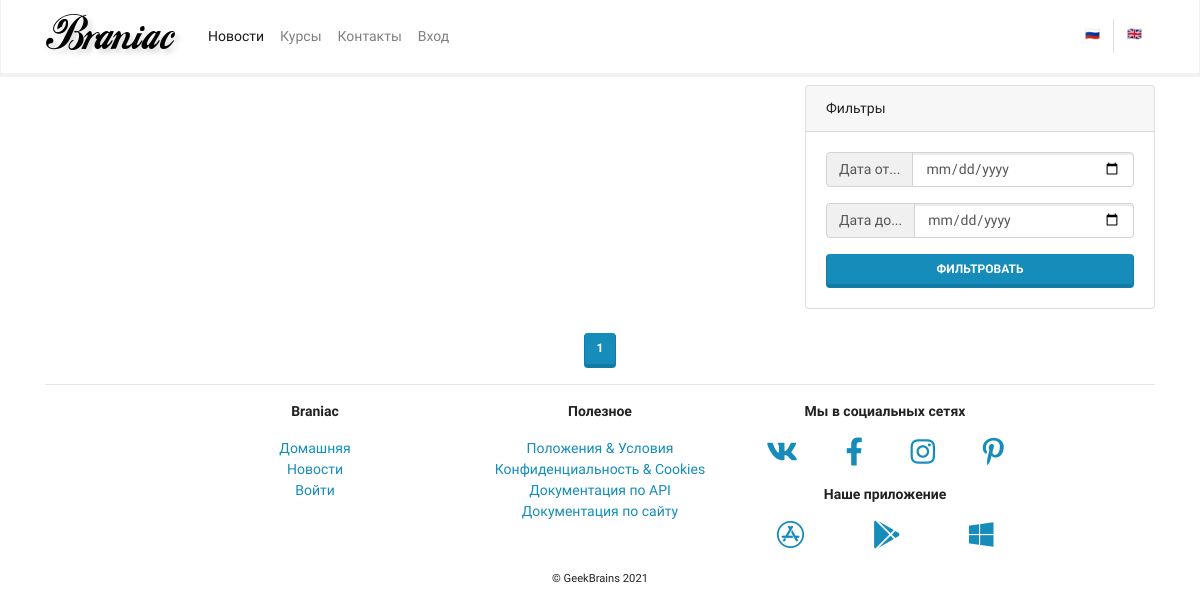
Page /mainapp/news/ on the earlier database version.
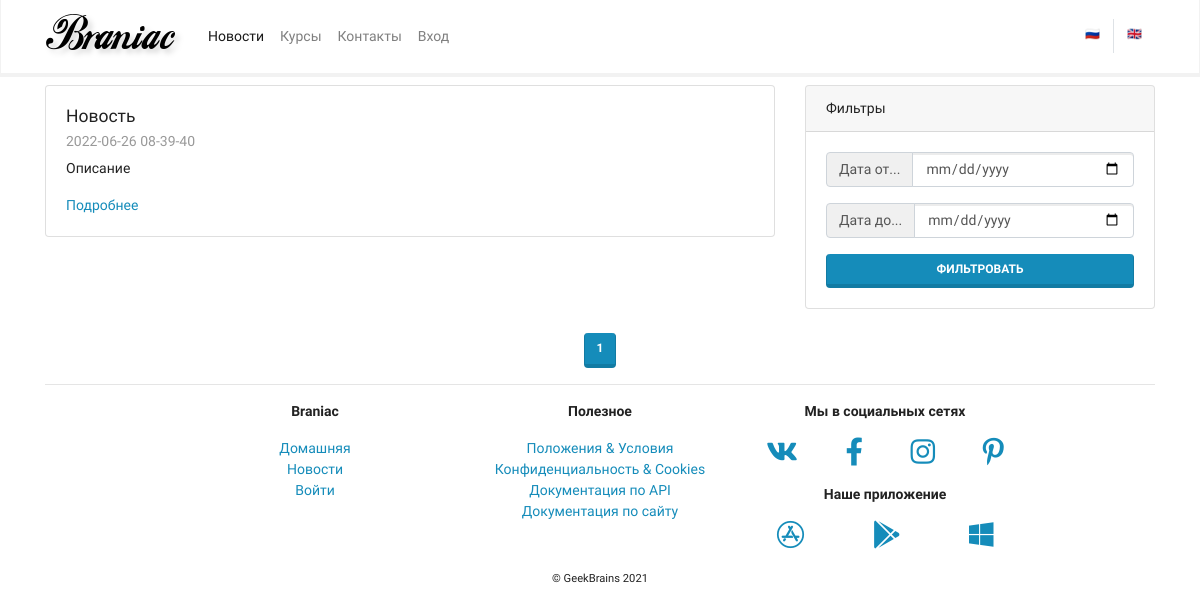
Same page on the later database version.
### mainapp/models.py (models this page shows, shortened)
class BaseModel(models.Model):
    created_at = models.DateTimeField(verbose_name='Дата создания',
                                      auto_now_add=True, editable=False)
    updated_at = models.DateTimeField(verbose_name='Дата модификации',
                                      auto_now=True, editable=False)
    deleted = models.BooleanField(verbose_name='Запись удалена', default=False)
    class Meta:
        ordering = ('-created_at',)
        abstract = True

class News(BaseModel):
    objects = ObjectsManager()
    title = models.CharField(verbose_name='Заголовок', max_length=255)
    preview = models.CharField(verbose_name='Описание', max_length=1000)
    body = models.TextField(verbose_name='Содержание')
    body_as_markdown = models.BooleanField(verbose_name='Тип MD',
                                           default=False)
    class Meta:
        verbose_name = 'новость'
        verbose_name_plural = 'новости'
        ordering = BaseModel.Meta.ordering

### mainapp/views.py (the view)
# urls.py: path('news/', views.NewsView.as_view(), name='news'),
class NewsView(ListView):
    model = News
    paginate_by = 2
    def get_queryset(self):
        return super().get_queryset().filter(deleted=False)

### mainapp/context_processor.py (called while the page is built)
def my_context_processor(request):
    return {
        'search': 'Гостья из будущего'
    }

### mainapp/models.py (called while the page is built)
    def get_queryset(self):
        return super().get_queryset().all()

### mainapp/templates/mainapp/news_list.html (shortened to what this page needs)
{% extends 'mainapp/base.html' %} {% block title %} Новости {% endblock title %}
{% block content %}
<div class="row">
  <div class="col-lg-8">
    {% for item in page_obj %}
    <div class="card my-2">
      <div class="card-body">
        <h5 class="card-title">{{ item.title }}</h5>
        <h6 class="card-subtitle mb-2 text-muted">
          {{ item.created_at|date:"Y-m-d h-i-s" }}
        </h6>
        <p class="card-text">{{ item.preview }}</p>
        <div class="row">
          <div class="col">
            <a
              href="{% url 'mainapp:news_detail' pk=item.pk %}"
              class="card-link">
              Подробнее</a>
          </div>
        </div>
      </div>
    </div>
    {% endfor %}
  </div>
  <div class="col-lg-4">
    <div class="card my-2 sticky-top">
      <div class="card-header">Фильтры</div>
      <div class="card-body">
        <form action="">
          <div class="input-group mb-3">
            <div class="input-group-prepend">
              <span class="input-group-text" id="basic-addon1">Дата от...</span>
            </div>
            <input type="date" class="form-control" name="dateFrom" />
          </div>
          <div class="input-group mb-3">
            <div class="input-group-prepend">
              <span class="input-group-text" id="basic-addon1">Дата до...</span>
            </div>
            <input type="date" class="form-control" name="dateTo" />
          </div>
          <button type="submit" class="btn btn-primary btn-block">
            Фильтровать
          </button>
        </form>
      </div>
    </div>
  </div>
</div>
<div class="row justify-content-center align-items-center mt-3 mb-n3">
  <nav aria-label="Page navigation example">
    <ul class="pagination">
      {% for item in page_obj.paginator.page_range %}
        <li class="page-item {% if item == page_obj.number %}active{% endif %}"><a class="page-link" href="?page={{ item }}">{{ item }}</a></li>
      {% endfor %}
    </ul>
  </nav>
</div>
{% endblock content %}

Differences in the rows shown:
added News: title "Новость", created_at "2022-06-26 08-39-40", preview "Описание"
